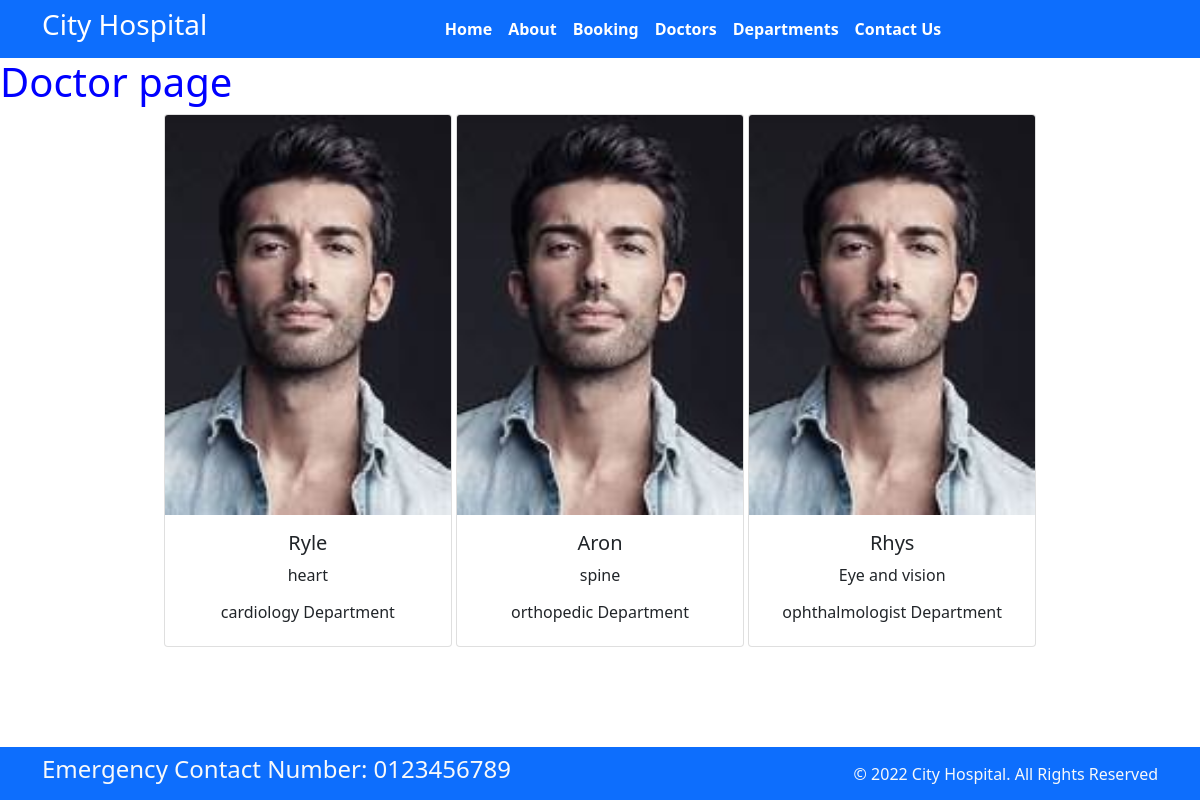
Screenshot of /doctor/ with the database file from the repository.
### myapp/models.py (models this page shows, shortened)
class Doctor(models.Model):
    doc_name=models.CharField(max_length=255)
    doc_spec=models.CharField(max_length=255)
    dep_name=models.ForeignKey(Department, on_delete=models.CASCADE)
    doc_image=models.ImageField(upload_to='doctor')

class Department(models.Model):
    dep_name=models.CharField(max_length=255)
    dep_description=models.TextField(max_length=255)
    def __str__(self):
        return self.dep_name

### myapp/views.py (the view)
# urls.py: path('doctor/', views.doctor, name="doctor"),
def doctor(request):
    dict_doc={
        'doctors':Doctor.objects.all()
    }
    return render(request,"doctor.html",dict_doc)

### templates/doctor.html (shortened to what this page needs)
<!DOCTYPE html>
{% extends "navbar.html" %}
        {% block content%}
        <h1 style="color:blue">Doctor page</h1>
        <div class="container text-center">
            {% for d in doctors %}
            <div class="card text-center" style="width: 18rem; display:inline-block;">
                <img src="{{d.doc_image.url}}" class="card-img-top" alt="...">
                <div class="card-body">
                  <h5 class="card-title">{{d.doc_name}}</h5>
                  <p class="card-text">{{d.doc_spec}}</p>
                  <h6>{{d.dep_name}} Department</h6>
                </div>
              </div>
            {% endfor %}
        </div>
         {% endblock %}

### templates/navbar.html (shortened to what this page needs)
<!DOCTYPE html>
{% load static %}
<html>
  <head>
    <link rel="stylesheet" href=" https://cdn.jsdelivr.net/npm/bootstrap@5.1.3/dist/css/bootstrap.min.css ">
    <link rel="stylesheet"
      href="https://use.fontawesome.com/releases/v5.2.0/css/all.css">
      <link rel="stylesheet" href="{% static '/css/style.css' %}">
  </head>
  <body>
    <nav class="navbar bg-primary navbar-expand-md ">
      <div class="container">
        <div class="col-2 text-left pl-md-0">
          <h3 class="text-white"> City Hospital </h3>
        </div>
        <div
          class="collapse navbar-collapse justify-content-center col-md-8 navbar-collapse-3">
          <ul class="navbar-nav justify-content-center  fw-bold">
            <li class="nav-item active">
              <a class="nav-link text-white" href=" {% url "home" %}" >Home </a>
            </li>
            <li class="nav-item">
              <a class="nav-link text-white" href="{% url "about" %}">About</a>
            </li>
            <li class="nav-item">
              <a class="nav-link text-white" href="{% url "booking" %}">Booking</a>
            </li>
            <li class="nav-item">
              <a class="nav-link text-white" href="{% url "doctor" %}">Doctors</a>
            </li>
			 <li class="nav-item">
              <a class="nav-link text-white" href="{% url "department" %}">Departments</a>
            </li>
            <li class="nav-item">
              <a class="nav-link text-white" href="{% url "contact" %}">Contact Us</a>
            </li>
          </ul>
        </div>
      </div>
    </nav>
    {% block content%}  {% endblock%}
    <section class="fixed-bottom">
      <footer class="pt-2 pb-2  bg-primary text-light">
        <div class="container">
          <div class="row align-items-center">
            <div class="col-12 col-md-8">
              <h4>Emergency Contact Number: 0123456789</h4>
            </div>
            <div class="col-12 col-md-4 mt-4 mt-md-0 text-center text-md-end">
              © 2022 City Hospital. All Rights Reserved
            </div>
          </div>
        </div>
      </footer>
    </section>
  </body>
</html>

### static/css/style.css (style rules this page uses)
img { height: 400px; width: 400px; }

### rows the page displays
Doctor: doc_image (picture), doc_name "Ryle", doc_spec "heart", dep_name "cardiology"
Doctor: doc_image (picture), doc_name "Aron", doc_spec "spine", dep_name "orthopedic"
Doctor: doc_image (picture), doc_name "Rhys", doc_spec "Eye and vision", dep_name "ophthalmologist"
